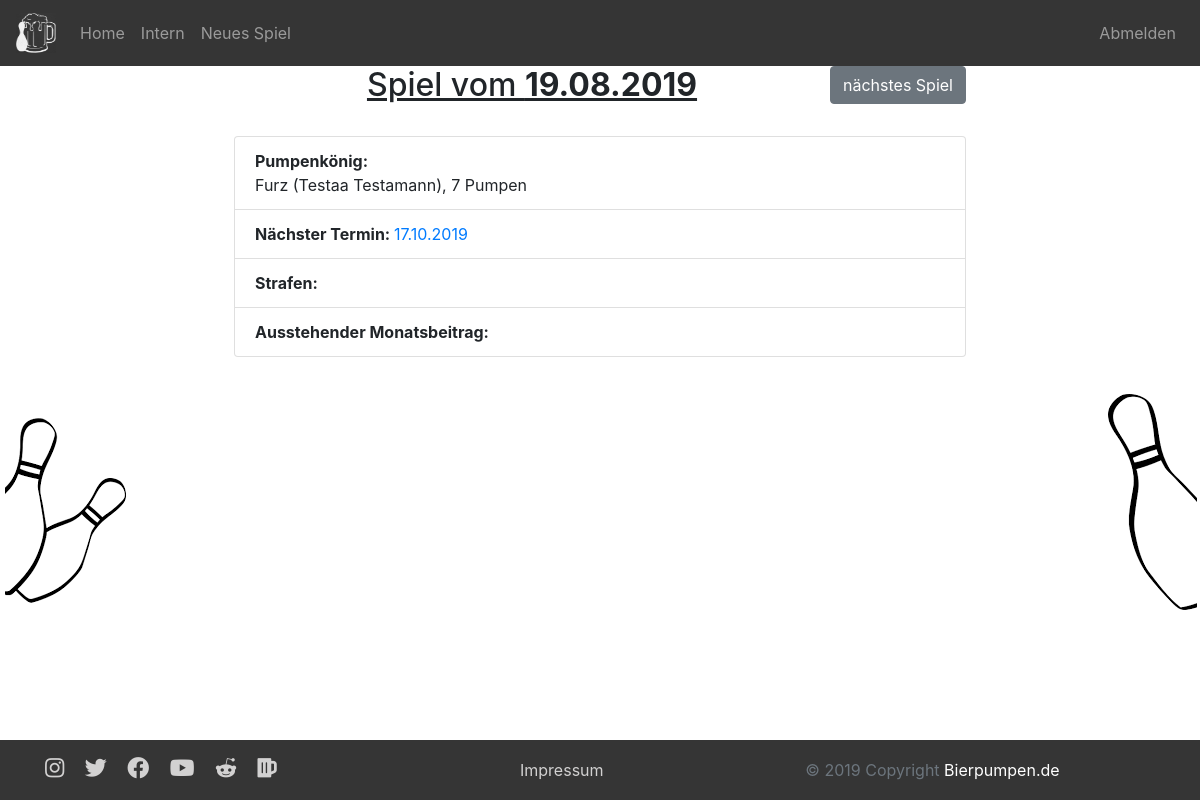
Screenshot of /game/game.php?id=3 (signed in) with the database file from the repository.
### tables this page shows
CREATE TABLE `games` (
  `id` int(11) NOT NULL,
  `date` date NOT NULL,
  `king` int(11) NOT NULL,
  `amount` int(11) NOT NULL,
  `nextGame` date DEFAULT NULL
);

CREATE TABLE `users` (
  `id` int(11) NOT NULL,
  `username` varchar(32) NOT NULL,
  `password` text NOT NULL,
  `email` varchar(64) NOT NULL,
  `firstname` varchar(64) NOT NULL,
  `lastname` varchar(64) NOT NULL,
  `isNew` int(1) NOT NULL,
  `isAdmin` int(1) NOT NULL
);

### objects/game.php (called while the page is built, shortened)
<?php
class Game {
  private $db;
  public static $table_name = "games";
  private $id;
  private $date;
  private $amount;
  public function __construct($db) {
    $this->db = $db;
  }
  public function readOne() {
    if (!empty($this->id)){
      $query = "SELECT * FROM " . Game::$table_name . " WHERE id=:id LIMIT 0,1";
      $stmt = $this->db->prepare($query);
      $stmt->bindParam(":id", $this->id);
    } elseif (!empty($this->date)) {
      $query = "SELECT * FROM " . Game::$table_name . " WHERE date=:date LIMIT 0,1";
      $stmt = $this->db->prepare($query);
      $stmt->bindParam(":date", $this->date);
    } else {
      return false;
    }
    if($stmt->execute()){
      $count = $stmt->rowCount();
      $row = $stmt->fetch(PDO::FETCH_ASSOC);
      return true;
    } else {
      return false;
    }
  }
  public function setId($newId) {
    $this->id = htmlspecialchars(strip_tags($newId));
  }
  public function getDate() {
    return $this->date;
  }
  public function setDate($newDate) {
    $this->date = htmlspecialchars(strip_tags($newDate));
  }
  public function getAmount() {
    return $this->amount;
  }
  public function setAmount($newAmount) {
    $this->amount = htmlspecialchars(strip_tags($newAmount));
  }
}
?>

### objects/user.php (called while the page is built, shortened)
<?php
class User {
  private $db;
  private static $table_name = "users";
  private $id;
  private $username;
  private $email;
  private $firstname;
  private $lastname;
  public function __construct($db) {
    $this->db = $db;
  }
  public function readOne() {
    if (!empty($this->id)){
      $query = "SELECT * FROM " . User::$table_name . " WHERE id=:id limit 0,1";
      $stmt = $this->db->prepare($query);
      $stmt->bindParam(":id", $this->id);
    } elseif (!empty($this->username)) {
      $query = "SELECT * FROM " . User::$table_name . " WHERE username LIKE :username limit 0,1";
      $stmt = $this->db->prepare($query);
      $stmt->bindParam(":username", $this->username);
    } elseif (!empty($this->email)) {
      $query = "SELECT * FROM " . User::$table_name . " WHERE email LIKE :email limit 0,1";
      $stmt = $this->db->prepare($query);
      $stmt->bindParam(":email", $this->email);
    } else {
      return false;
    }
    if($stmt->execute()){
      return true;
    } else {
      return false;
    }
  }
  public function setId($newId) {
    $this->id = htmlspecialchars(strip_tags($newId));
  }
  public function getFirstname() {
    return $this->firstname;
  }
  public function setFirstname($newFirstname) {
    $this->firstname = htmlspecialchars(strip_tags($newFirstname));
  }
  public function getLastname() {
    return $this->lastname;
  }
  public function setLastname($newLastname) {
    $this->lastname = htmlspecialchars(strip_tags($newLastname));
  }
  public function getUsername() {
    return $this->username;
  }
  public function setUsername($newUsername) {
    $this->username = htmlspecialchars(strip_tags($newUsername));
  }
  public function setEmail($newEmail) {
    $this->email = htmlspecialchars(strip_tags($newEmail));
  }
}
?>

### game/game.php (the view, shortened to what this page needs)
<?php
include_once $_SERVER["DOCUMENT_ROOT"] . '/Kegeln/objects/session.php';
include_once $_SERVER["DOCUMENT_ROOT"] . '/Kegeln/objects/game.php';
  include_once $_SERVER["DOCUMENT_ROOT"] . '/Kegeln/header.php';
  if (isset($_GET['id']) and $_GET['id'] !== "") {
    $game = new Game($db);
    $game->setId($_GET['id']);
    if ($game->readOne()) {
      $next = false;
      $nextId = $_GET['id']+1;
      $nextGame = new Game($db);
      $nextGame->setId($nextId);
      if ($nextGame->readOne()){
        $next = true;
      }
      $date = $game->getDate();
      $formattedDate = substr($date, 8, 2) . "." . substr($date, 5, 2) . "." . substr($date, 0, 4);
      $nextDate = $nextGame->getDate();
      $formattedNext = substr($nextDate, 8, 2) . "." . substr($nextDate, 5, 2) . "." . substr($nextDate, 0, 4);
      $user = new User($db);
      $user->setId($game->getKing());
      $user->readOne();
      $king = $user->getUsername() . " (" . $user->getFirstname() . " " . $user->getLastname() . ")";
      if ($next) {
        echo "<a href='/Kegeln/game/game.php?id=$nextId'><button class='btn btn-secondary float-right'>nächstes Spiel</button></a>";
      }
    ?>
      <u><center><h2>Spiel vom <b><?php echo $formattedDate;?></b></h2></center></u><br/>
      <ul class="list-group">
        <li class="list-group-item">
          <b>Pumpenkönig:</b><br/>
          <?php echo $king; ?>, <?php echo $game->getAmount(); ?> Pumpen
        </li>
        <li class="list-group-item">
          <b>Nächster Termin: </b>
          <?php
          if ($next){
            echo "<a href='/Kegeln/game/game.php?id=$nextId'>$formattedNext</a>";
          } else {
            if ($isAdmin) {
              echo "Sie haben noch kein nächstes Spiel geplant. Sie können das Datum des nächsten Spiels <a href='/Kegeln/game/update_game.php'>hier</a> festlegen.";
            } else {
              echo "noch kein nächstes Spiel geplant";
            }
          }
          ?>
        </li>
        <li class="list-group-item"><b>Strafen: </b></li>
        <li class="list-group-item"><b>Ausstehender Monatsbeitrag: </b></li>
      </ul>
    <?php
    } else {
      header("Location: /Kegeln/index.php?errorcode=7");
    }
  } else {
    header("Location: /Kegeln/index.php?errorcode=6");
  }
include_once $_SERVER["DOCUMENT_ROOT"] . '/Kegeln/footer.php';
?>

### css/style.css (style rules this page uses)
html { position: relative; min-height: 100%; }
@media (min-width: 992px) { body { margin-bottom: 60px; } }
:root { --input-padding-x: 1.5rem; --input-padding-y: .75rem; }

### rows the page displays
games: date "19.08.2019", amount "7"
users: king "Furz (Testaa Testamann)"
games: date "17.10.2019"
